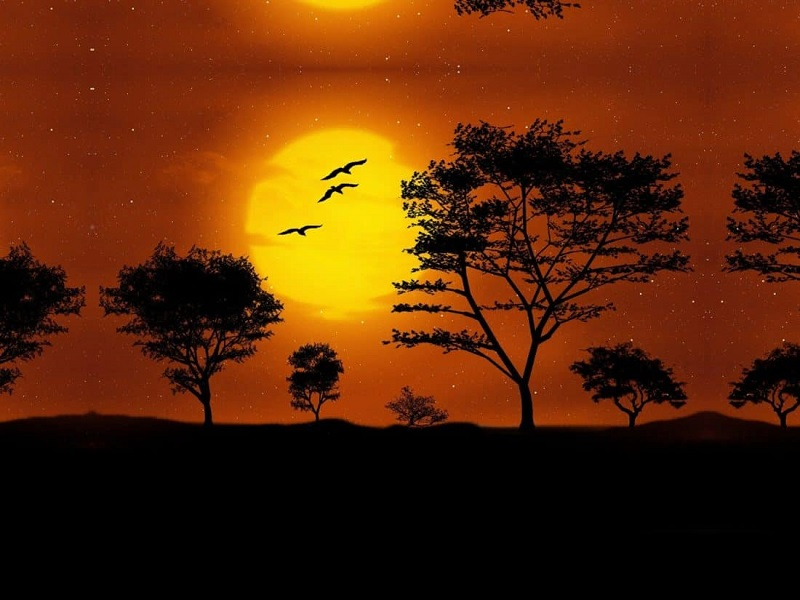
#> input picture PDI/Aula 3 Limiarização e kmeans/Kmeans Básico/landscape_1.jpg, 800 x 600 px
$ python 'k_means_color_quantization com kmeans plusplus.py'
#> lines starting #> are read from the running program, lines starting #| are printed output that depends on the picture
"""
K-means clustering algorithm applied to color quantization
"""

# Import required packages:
import numpy as np
import cv2
from matplotlib import pyplot as plt
from sklearn.cluster import KMeans


def show_img_with_matplotlib(color_img, title, pos):
    """Shows an image using matplotlib capabilities"""

    # Convert BGR image to RGB
    img_RGB = color_img[:, :, ::-1]

    ax = plt.subplot(2, 3, pos)
    plt.imshow(img_RGB)
    plt.title(title)
    plt.axis('off')


def color_quantization(image, k):
    """Performs color quantization using K-means clustering algorithm"""

    # Transform image into 'data':
    data = np.float32(image).reshape((-1, 3))
    # print(data.shape)

    # Define the algorithm termination criteria (the maximum number of iterations and/or the desired accuracy):
    # In this case the maximum number of iterations is set to 20 and epsilon = 1.0
    criteria = (cv2.TERM_CRITERIA_EPS + cv2.TERM_CRITERIA_MAX_ITER, 20, 1.0)

    # Apply K-means clustering algorithm:
    #ret, label, center = cv2.kmeans(data, k, None, criteria, 10, cv2.KMEANS_RANDOM_CENTERS)
    kmeans = KMeans(n_clusters=k, init='k-means++')
    kmeans.fit(data)
    label= kmeans.labels_
    center = kmeans.cluster_centers_
    print(center)
    # At this point we can make the image with k colors
    # Convert center to uint8:
    center = np.uint8(center)
    # Replace pixel values with their center value:
    result = center[label.flatten()]
    result = result.reshape(img.shape)
    return result


# Create the dimensions of the figure and set title:
fig = plt.figure(figsize=(16, 8))
plt.suptitle("Color quantization using K-means clustering algorithm", fontsize=14, fontweight='bold')
fig.patch.set_facecolor('silver')

# Load BGR image:
img = cv2.imread('landscape_1.jpg')
#> img is the input picture: shape (600, 800, 3); mean B, G, R 7, 39.4, 88.5

# Apply color quantization:
color_3 = color_quantization(img, 3)
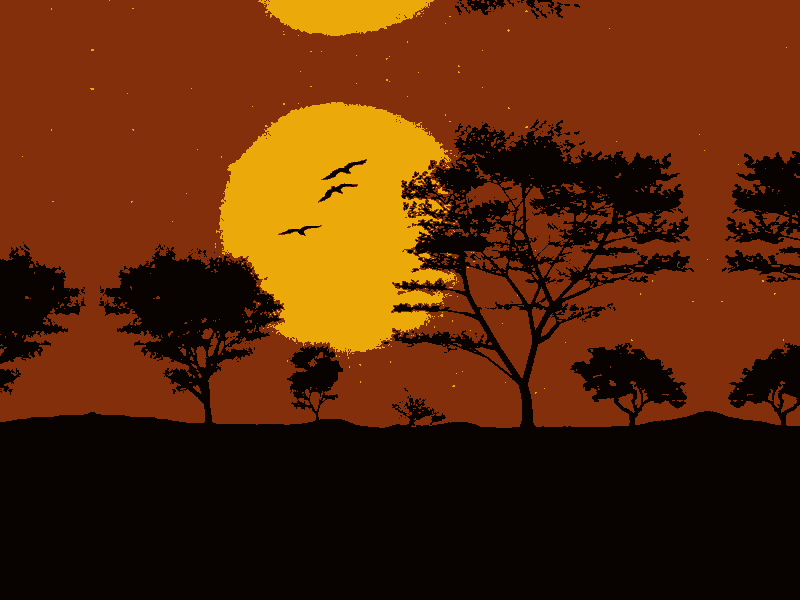
#> color_3: shape (600, 800, 3); mean B, G, R 6.5, 39.2, 88
color_5 = color_quantization(img, 5)
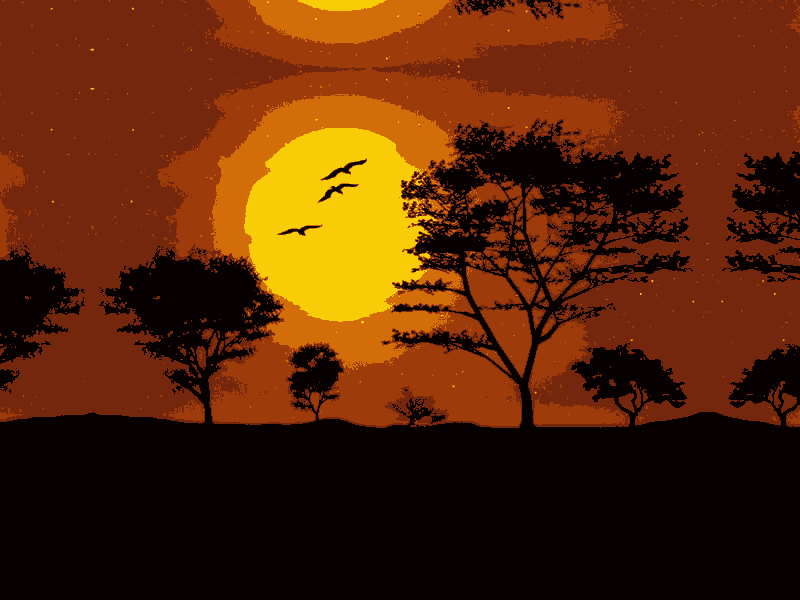
#> color_5: shape (600, 800, 3); mean B, G, R 6.7, 39.1, 88
color_10 = color_quantization(img, 10)
color_20 = color_quantization(img, 20)
color_40 = color_quantization(img, 40)

# Plot the images:
show_img_with_matplotlib(img, "original image", 1)
show_img_with_matplotlib(color_3, "color quantization (k = 3)", 2)
show_img_with_matplotlib(color_5, "color quantization (k = 5)", 3)
show_img_with_matplotlib(color_10, "color quantization (k = 10)", 4)
show_img_with_matplotlib(color_20, "color quantization (k = 20)", 5)
show_img_with_matplotlib(color_40, "color quantization (k = 40)", 6)

# Show the Figure:
plt.show()

$ run again, with PDI/Aula 3 Limiarização e kmeans/Kmeans Básico/landscape_2.jpg copied over PDI/Aula 3 Limiarização e kmeans/Kmeans Básico/landscape_1.jpg
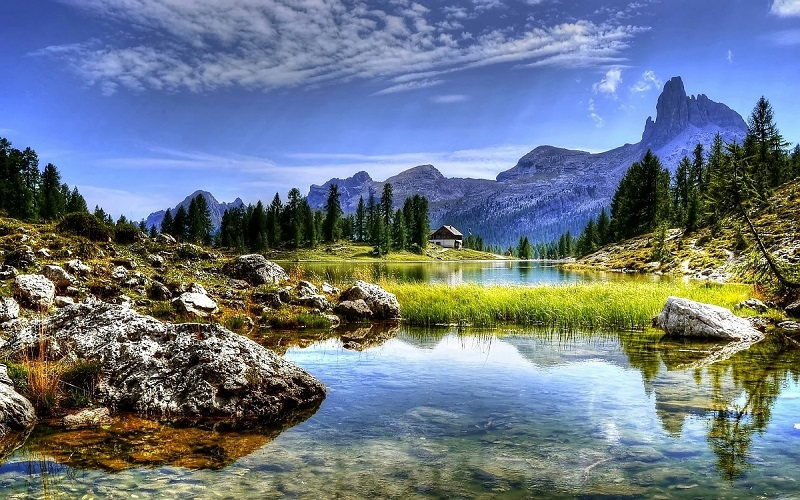
#> input picture PDI/Aula 3 Limiarização e kmeans/Kmeans Básico/landscape_2.jpg, 800 x 500 px
#> img is the input picture: shape (500, 800, 3); mean B, G, R 132.5, 119.5, 106.8
#> `color_3 = color_quantization(img, 3)`:
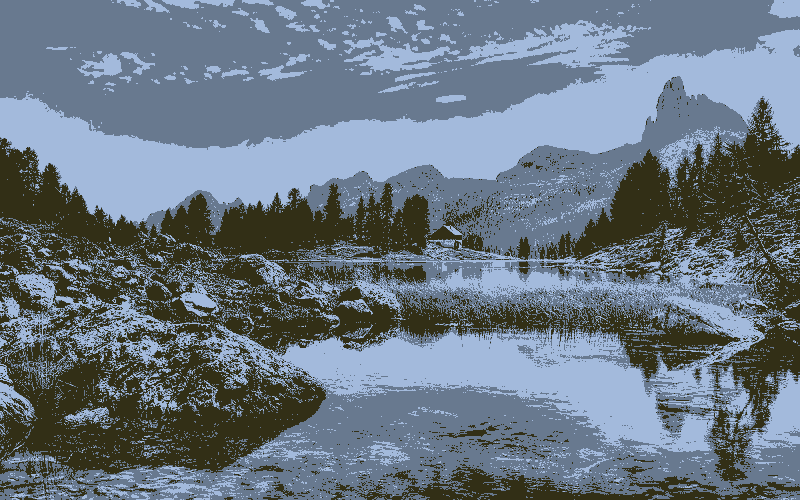
#> color_3: shape (500, 800, 3); mean B, G, R 131.6, 119.2, 106
#> `color_20 = color_quantization(img, 20)`:
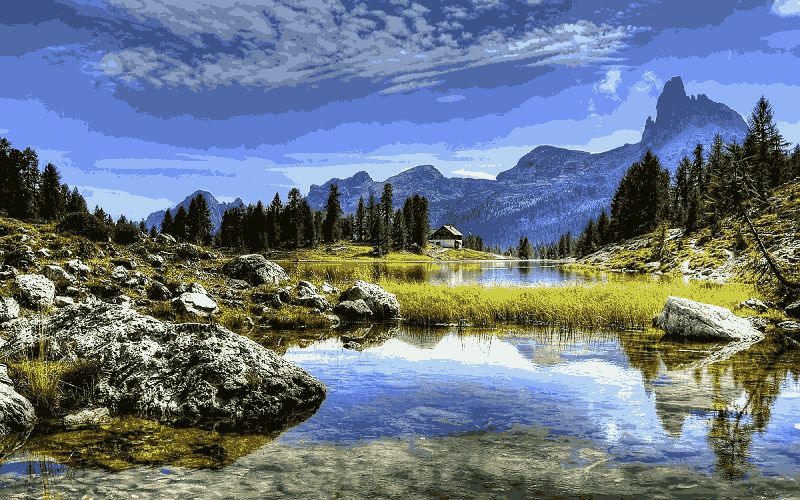
#> color_20: shape (500, 800, 3); mean B, G, R 132.2, 119.2, 106.4

$ run again, with PDI/Aula 3 Limiarização e kmeans/Kmeans Básico/amazonia1.jpg copied over PDI/Aula 3 Limiarização e kmeans/Kmeans Básico/landscape_1.jpg
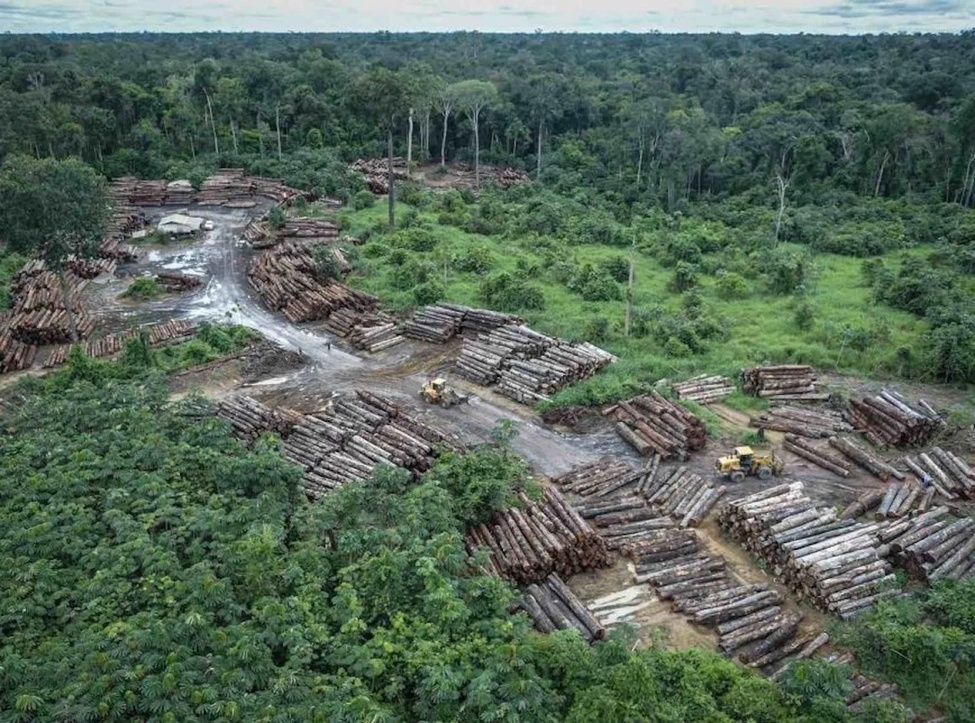
#> input picture PDI/Aula 3 Limiarização e kmeans/Kmeans Básico/amazonia1.jpg, 975 x 723 px, shrunk from 1165 x 864 before the run
#> img is the input picture: shape (723, 975, 3); mean B, G, R 90.6, 104.7, 87.5
#> `color_3 = color_quantization(img, 3)`:
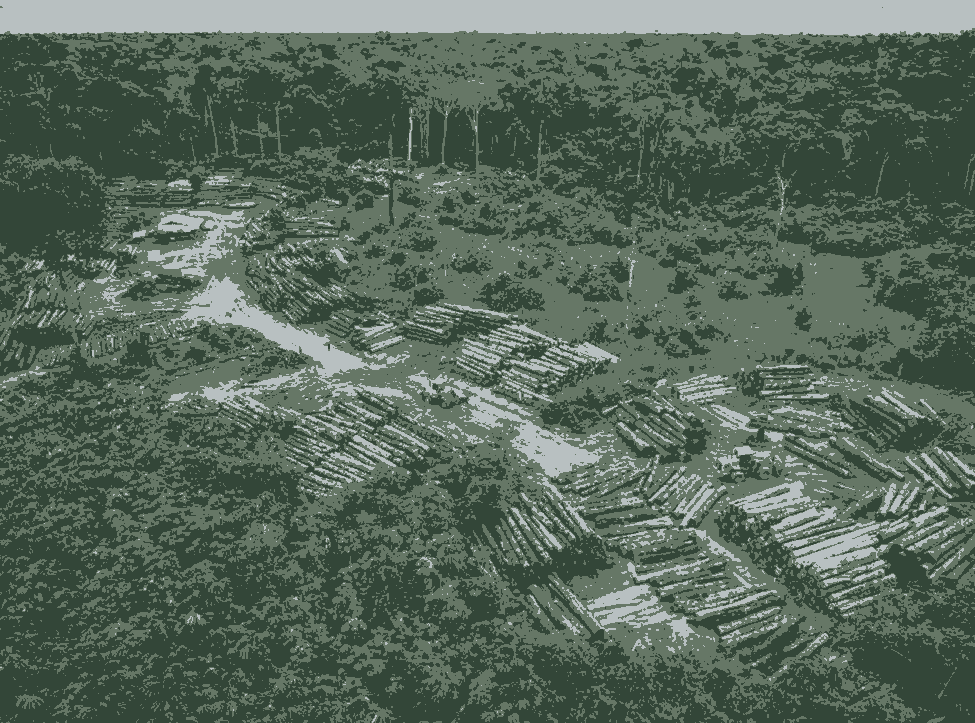
#> color_3: shape (723, 975, 3); mean B, G, R 90.5, 104.1, 87.2
#> `color_5 = color_quantization(img, 5)`:
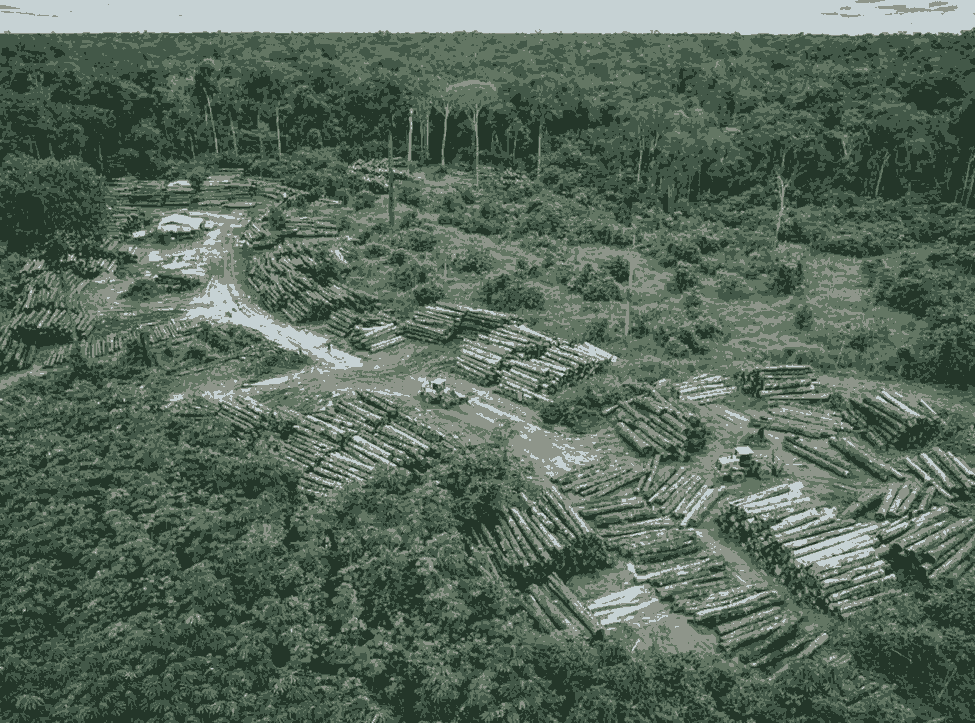
#> color_5: shape (723, 975, 3); mean B, G, R 90.1, 104.4, 86.9

$ run again, with PDI/Aula 3 Limiarização e kmeans/Kmeans Básico/amazonia2.jpg copied over PDI/Aula 3 Limiarização e kmeans/Kmeans Básico/landscape_1.jpg
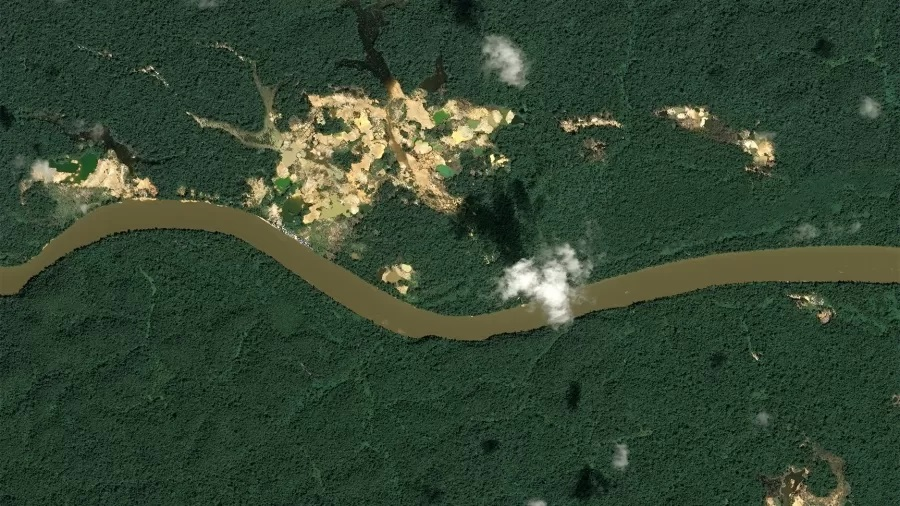
#> input picture PDI/Aula 3 Limiarização e kmeans/Kmeans Básico/amazonia2.jpg, 900 x 506 px
#> img is the input picture: shape (506, 900, 3); mean B, G, R 50.8, 70.7, 51.9
#> `color_3 = color_quantization(img, 3)`:
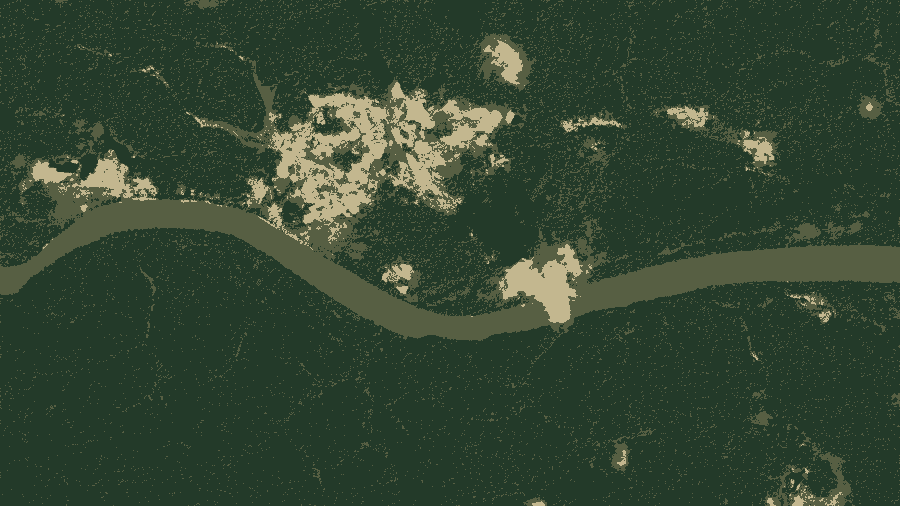
#> color_3: shape (506, 900, 3); mean B, G, R 50.2, 70.1, 51.3
